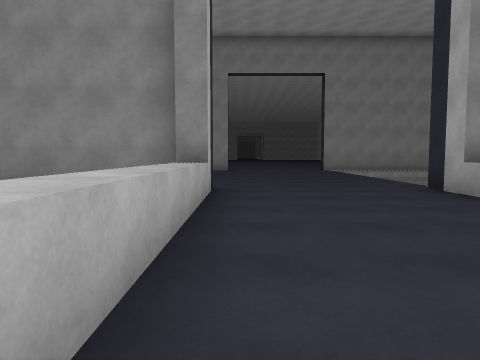
view 1 (above)

24 first-person views from a walk through a scene from a Unity 3-D project. The camera is 1.2 m above the floor, tilts 4° down and sees 70° across. The floor is counted in squares, 2 m on a side. Each view is taken from the middle of a square. On the plan, view 1 faces up. The plan holds only what a view shows up to about 10 squares ahead; the rest is blank. The place goes on beyond the plan.

view 2
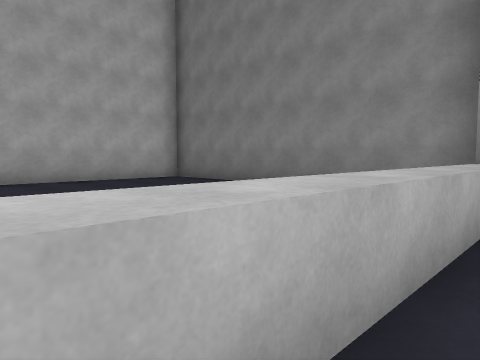

view 3
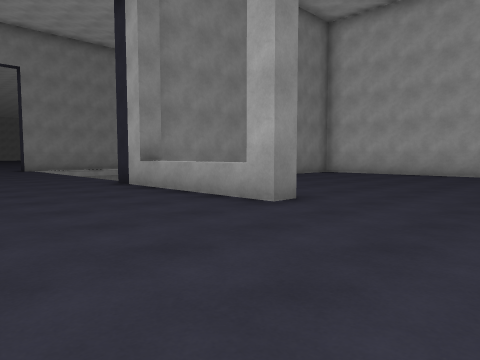

view 4
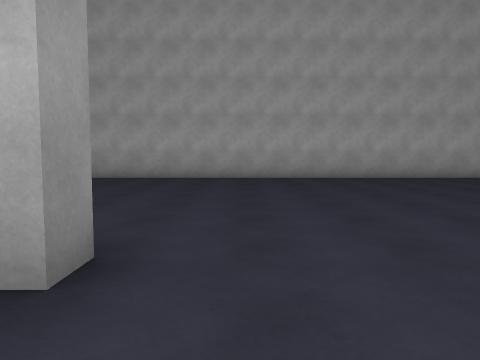

view 5
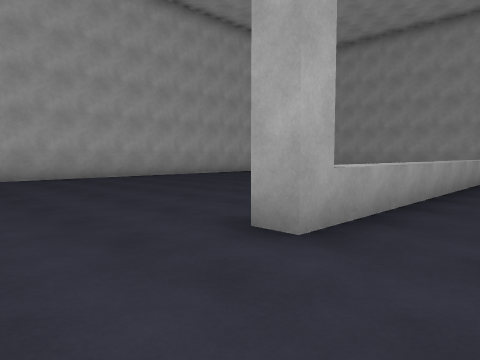

view 6
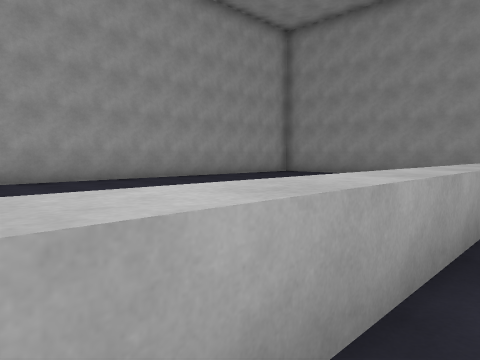

view 7
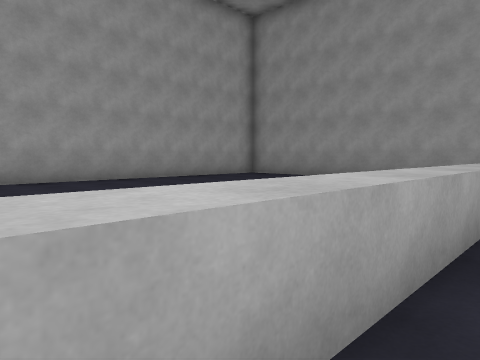

view 8
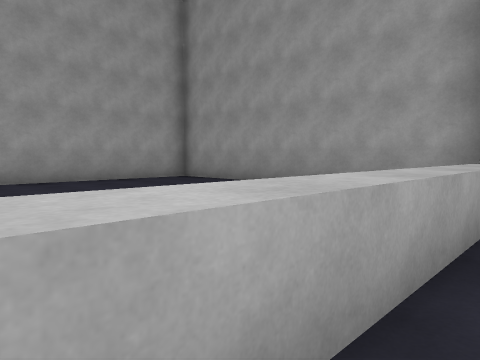

view 9
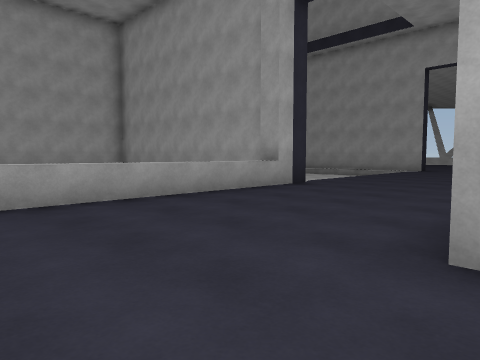

view 10
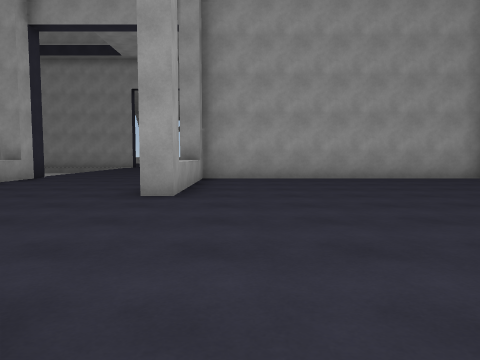

view 11
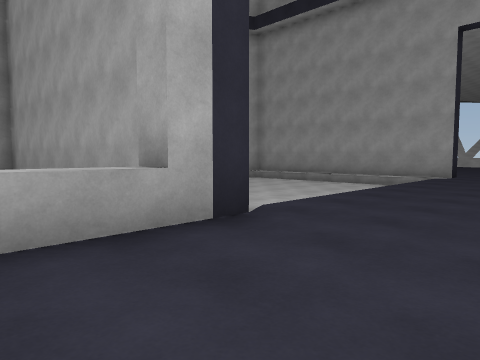

view 12
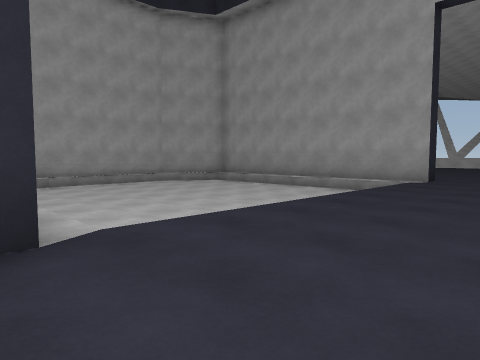

view 13
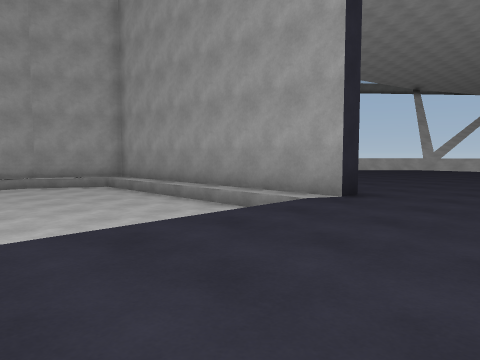

view 14
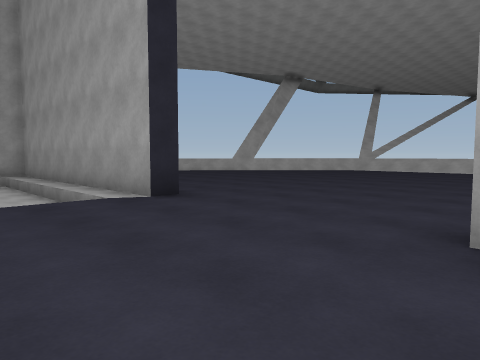

view 15
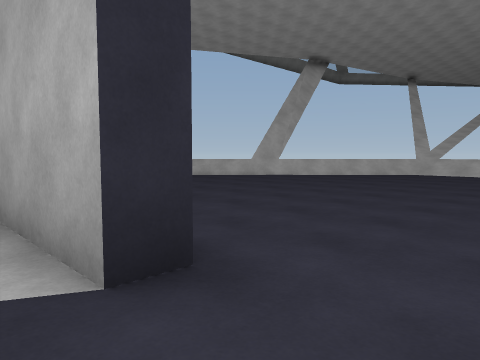

view 16
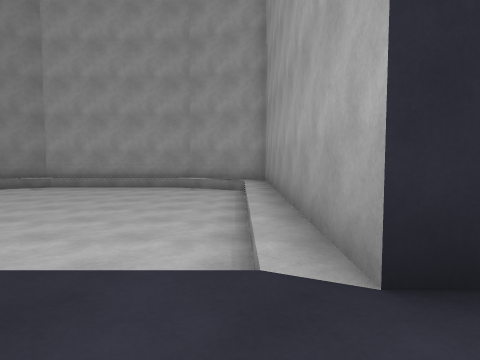

view 17
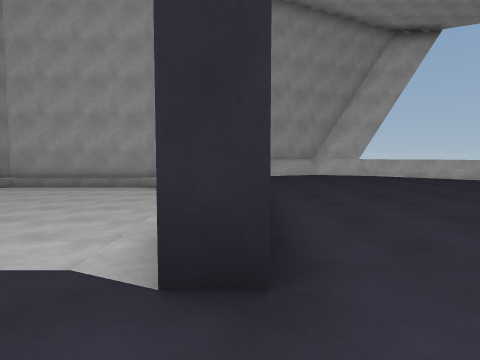

view 18
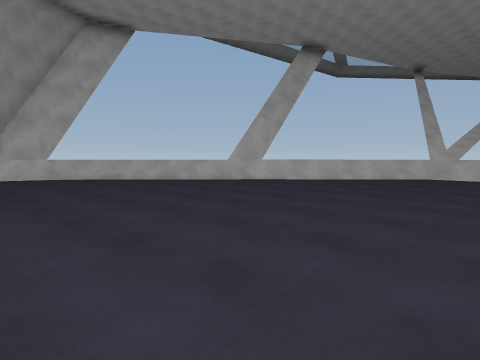

view 19
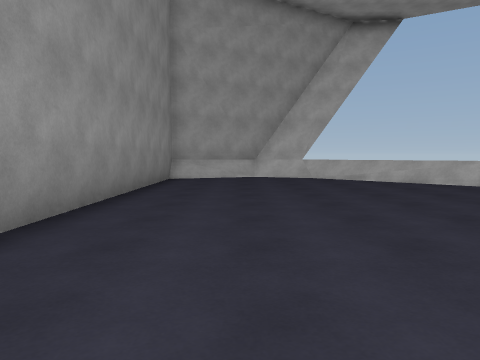

view 20
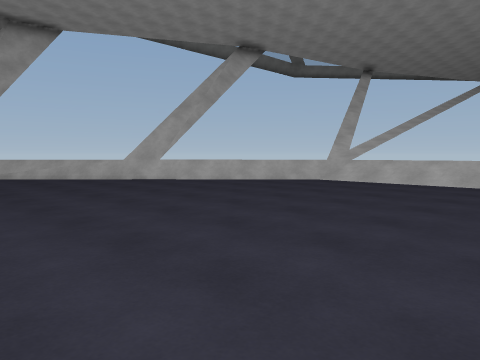

view 21
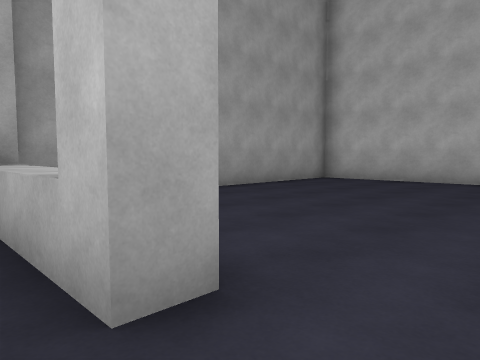

view 22
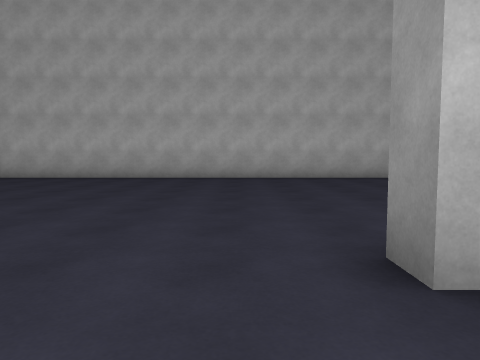

view 23
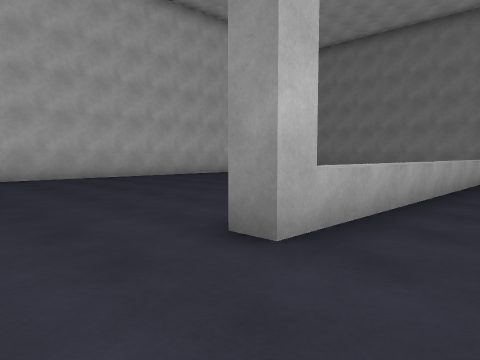

view 24
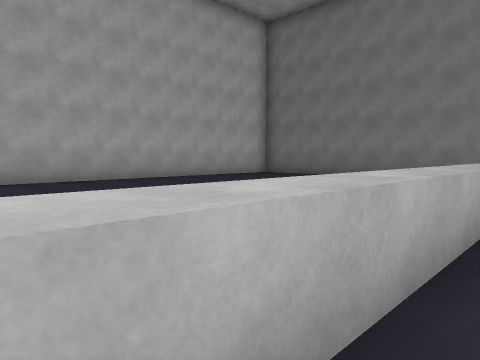

### Floor plan
Key: @ floor where view 1 was taken; # wall or solid block; . main floor; - floor 0.5 m lower than the main floor; / step, stairs or slope; = window, fence, low wall or low ledge; ^ raised ledge; v drop or lower ground.
Columns run from 9 left of view 1 to 14 right of it. Each row starts with its distance up from view 1.
 10          ....
  9         .....v
  8         .....v
  7          ....v
  6 #########....####
  5 #...    ^....^      .#
  4 #...    ^....^  .....#
  3 #...    ^....^.......#
  2 #...    ^....#.......#
  1 #...    ^............#
  0 #...    ^@...........#
 -1 #...    ^............#
 -2 #....   ^. ..........#
 -3 #.....  ^. ..^.......#
 -4 #...... ^.  .^.......#
 -5 #.......^.. .^ ......#
 -6 #.......#.. .^   ....#
 -7 #.......... .^    ...#
 -8 #............^    ...#
 -9 #............^    ...#
-10 #............^    ...#
-11 #.......^....^    ...#
-12 #.......^....^    ...#
-13 #.......^....^    ...#
-14 #......v#....#    ...#
-15 #######   ...########
-16           .../------/#
-17           .../------/#
-18           .../------/#
-19           .../------/#
-20         ...../------/#
-21         ...../------/#
-22         .....///////##
-23         #....##########
-24          .............#
-25          ............./
-26          ............./#
-27          ............/=#
-28           ........../==#
-29           ..........==
-30           ........./=
-31           ........//
-32            ......///
-33            .....//
-34            //////
-35              ///

Positions as (right, up) in squares from view 1, and headings:
1: (0, 0), facing up
2: (0, 0), facing up-left
3: (0, -1), facing up-right
4: (2, 1), facing right
5: (2, 0), facing down-right
6: (3, -3), facing down-right
7: (3, -5), facing down-right
8: (3, -8), facing down-right
9: (-1, -8), facing down-right
10: (-2, -5), facing down
11: (1, -12), facing down-right
12: (1, -14), facing down-right
13: (1, -18), facing down-right
14: (-1, -20), facing down-right
15: (2, -22), facing down-right
16: (2, -22), facing right
17: (2, -23), facing right
18: (3, -24), facing down-right
19: (3, -25), facing right
20: (1, -26), facing down-right
21: (0, -9), facing down-left
22: (1, -7), facing left
23: (1, -8), facing up-left
24: (0, -4), facing up-left
